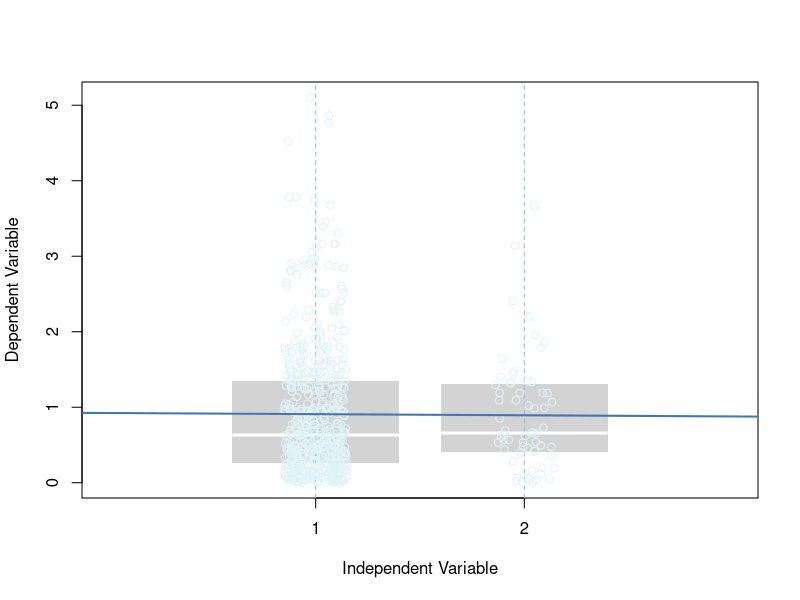

R code for this plot:
x <- c(rep(1,540), rep(2, 60))
y <- rgamma(600, shape = 1)
bad_data <- data.frame(x, y)
u <- runif(length(x), -0.075, 0.075)
cbPalette <- c('#d73027','#fc8d59','#fee090','#e0f3f8','#91bfdb','#4575b4')

png(filename = "bad-linear-model.png", width = 610, height = 600)
boxplot(y~x, xlab="Independent Variable", ylab="Dependent Variable",
        xlim=c(0,3), border=FALSE)
abline(v=1:2, lty=2, col=cbPalette[5])
points(as.integer(x) + 2*u, y, col=cbPalette[4])
abline(lm(y ~ x)$coef, col=cbPalette[6], lwd=2)
text(x = 0.5, y = 48,
     label = "data = model + error", font = 2)
text(x = 0.55, y = 46.5,
     label = expression(paste("body weight = 25.9 + ", (2.6 %*% x), " + error")))
text(x = 0.2, y = 24.5,
     label = expression(paste(beta[0], " = y-intercept")))
text(x = 0.15, y = 23.0,
     label = "= 25.9")
text(x = 0.2, y = 29.5, label = expression(paste(beta[1], " = slope")))
text(x = 0.2, y = 28, label = "= 2.6")
segments(x0=0.3, y0=27, x1=0.3, y1=28, 
         col=cbPalette[1], lty="longdash", lwd = 0.8)
segments(x0=0.3, y0=28.3, x1=0.8, y1=28.3, 
         col=cbPalette[1], lty="longdash", lwd = 0.8)
points(x=1, y=41, col=cbPalette[2])
text(x=1.2, y=35, label="error or\nresidual") 
segments(x0=1, y0=28.4, y1=41, 
         col=cbPalette[2], lty="longdash", lwd = 0.8)
dev.off()
